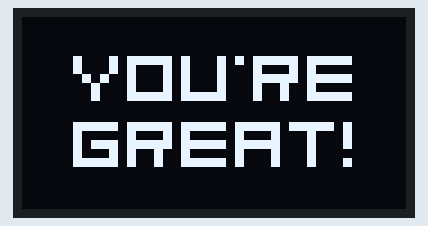
The sketch below on a simulated Arduino Uno, built with avr-gcc and run on an emulated ATmega328P. On the bench: 128×64 one-colour display.

Above: at 0.4 s.

The sketch:

01-SSD1306.ino
```cpp
#include <Arduino.h>
#include <Adafruit_GFX.h>
#include <Fonts/Org_01.h>
#include <Adafruit_SSD1306.h>

#define SCREEN_WIDTH 128
#define SCREEN_HEIGHT 64
#define SCREEN_DELAY 250
#define SCREEN_ADDRESS 0x3D
Adafruit_SSD1306 display(SCREEN_WIDTH, SCREEN_HEIGHT, &Wire, -1);

void clearDisplay()
{
	display.clearDisplay();
	display.display();
}

void setupOLED()
{
	delay(SCREEN_DELAY);
	display.begin(SSD1306_SWITCHCAPVCC, SCREEN_ADDRESS);
	clearDisplay();
}

void displayAffirmation()
{
	display.clearDisplay();
	display.setTextColor(1);
	display.setTextSize(3);
	display.setTextWrap(false);
	display.setFont(&Org_01);
	display.setCursor(17, 25);
	display.print("YOU'RE");
	display.setCursor(17, 47);
	display.print("GREAT!");
	display.display();
}

void setup()
{
	Serial.begin(9600);
	setupOLED();
	displayAffirmation();
}

void loop()
{
}
```
